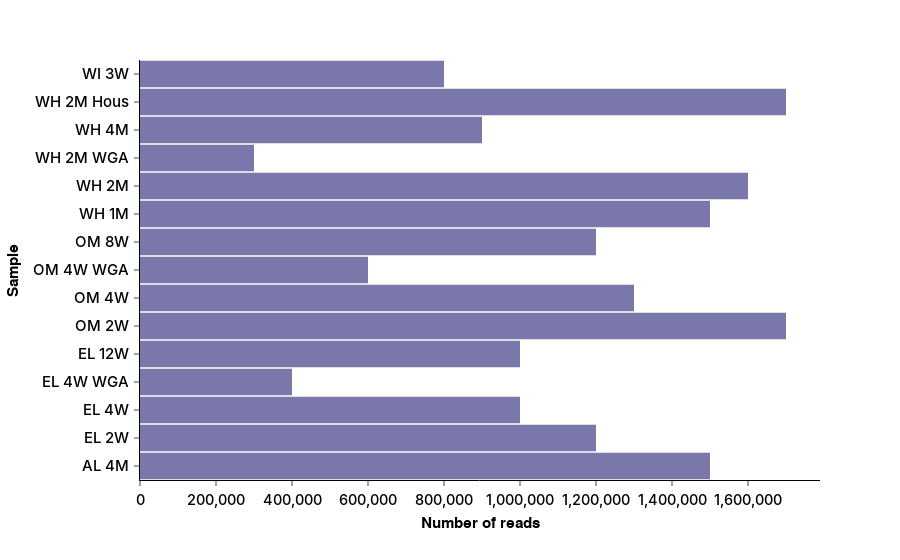

The notebook cell this image was saved under:
### Markdown cell above
# 7. Horizontal bar chart using `plotly`

### Code cell
fig = px.bar(x=num_reads, y=sample_id)
apc.plotly.set_xticklabel_monospaced(fig)
fig.update_layout(
    xaxis_title="Number of reads",
    yaxis_title="Sample",
    xaxis=dict(tickformat=","),
    showlegend=False,
)
fig.update_traces(marker_color=apc.aster.hex_code)
fig.show()

### Figure 1 — Plotly figure (JSON) as saved in the notebook; plotly's stock layout.template omitted (floating-point values rounded to 4 significant figures)
{"data": [{"hovertemplate": "x=%{x}<br>y=%{y}<extra></extra>", "legendgroup": "", "marker": {"color": "#7A77AB", "pattern": {"shape": ""}}, "name": "", "orientation": "h", "showlegend": false, "textposition": "auto", "type": "bar", "x": [1500000, 1200000, 1000000, 400000, 1000000, 1700000, 1300000, 600000, 1200000, 1500000, 1600000, 300000, 900000, 1700000, 800000], "xaxis": "x", "y": ["AL 4M", "EL 2W", "EL 4W", "EL 4W WGA", "EL 12W", "OM 2W", "OM 4W", "OM 4W WGA", "OM 8W", "WH 1M", "WH 2M", "WH 2M WGA", "WH 4M", "WH 2M Hous", "WI 3W"], "yaxis": "y"}], "layout": {"barmode": "relative", "legend": {"tracegroupgap": 0}, "margin": {"t": 60}, "showlegend": false, "xaxis": {"anchor": "y", "domain": [0, 1], "tickfont": {"family": "SuisseIntlMono", "size": 14.5}, "tickformat": ",", "title": {"text": "Number of reads"}}, "yaxis": {"anchor": "x", "domain": [0, 1], "title": {"text": "Sample"}}}}
